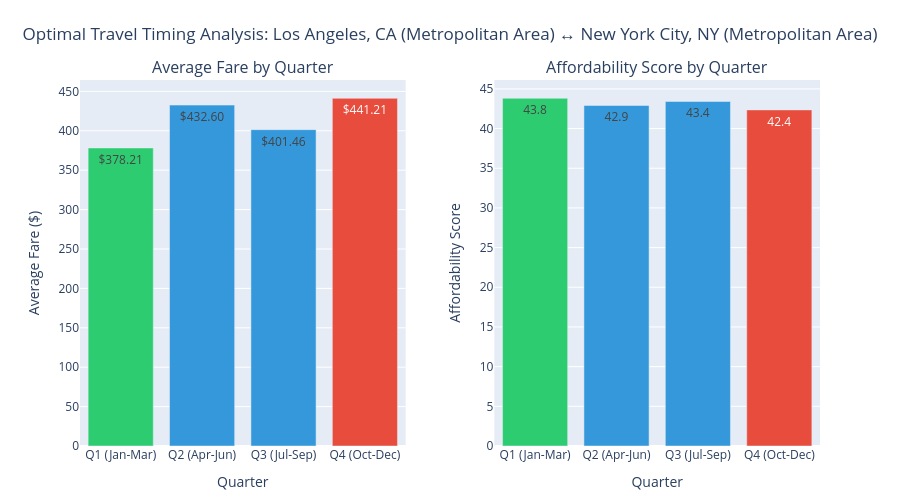

The notebook cell this image was saved under:
### Markdown cell above
## Optimal Booking Window

Identify the best quarters to travel based on historical patterns.

### Code cell
# Filter data for user's specific route
user_route = df_scored[
    ((df_scored['city1'] == my_origin) & (df_scored['city2'] == my_destination))
].copy()

if len(user_route) == 0:
    print(f"No data found for route {my_origin} → {my_destination}")
    print("Please check your origin/destination cities.")
else:
    # Analyze quarterly patterns for this specific route
    route_quarterly = user_route.groupby('quarter').agg({
        'fare': ['mean', 'min', 'max'],
        'affordability_score': 'mean',
        'passengers': 'sum'
    }).reset_index()
    
    route_quarterly.columns = ['Quarter', 'Mean Fare', 'Min Fare', 'Max Fare', 'Avg Score', 'Total Passengers']
    
    quarter_labels = {1: 'Q1\n(Jan-Mar)', 2: 'Q2\n(Apr-Jun)', 3: 'Q3\n(Jul-Sep)', 4: 'Q4\n(Oct-Dec)'}
    route_quarterly['Quarter Label'] = route_quarterly['Quarter'].map(quarter_labels)
    
    # ========================================================================
    # CONDITIONAL LOGIC: Recommendations vs. Cost Estimates
    # ========================================================================
    
    if departure_quarter is None and return_quarter is None:
        # USER DID NOT SPECIFY QUARTERS - PROVIDE RECOMMENDATIONS
        print("\n" + "="*70)
        print(" PERSONALIZED QUARTER RECOMMENDATIONS")
        print(f"    Route: {my_origin} → {my_destination}")
        print("="*70)
        
        best_q = route_quarterly.loc[route_quarterly['Mean Fare'].idxmin()]
        worst_q = route_quarterly.loc[route_quarterly['Mean Fare'].idxmax()]
        savings_potential = worst_q['Mean Fare'] - best_q['Mean Fare']
        
        print(f"\n✅ BEST QUARTER TO TRAVEL: {quarter_labels[best_q['Quarter']].replace(chr(10), ' ')}")
        print(f"   Expected Fare: ${best_q['Mean Fare']:.2f}")
        print(f"   Fare Range: ${best_q['Min Fare']:.2f} - ${best_q['Max Fare']:.2f}")
        print(f"   Affordability Score: {best_q['Avg Score']:.1f}/100")
        
        print(f"\n❌ AVOID: {quarter_labels[worst_q['Quarter']].replace(chr(10), ' ')}")
        print(f"   Expected Fare: ${worst_q['Mean Fare']:.2f}")
        print(f"   💰 Potential Savings: ${savings_potential:.2f} ({savings_potential/worst_q['Mean Fare']*100:.1f}% cheaper)")
        
        print("\n📊 ALL QUARTERS FOR YOUR ROUTE:")
        for _, row in route_quarterly.sort_values('Mean Fare').iterrows():
            marker = "✅" if row['Quarter'] == best_q['Quarter'] else "❌" if row['Quarter'] == worst_q['Quarter'] else "  "
            print(f"   {marker} {quarter_labels[row['Quarter']].replace(chr(10), ' '):20} ${row['Mean Fare']:7.2f}  (Score: {row['Avg Score']:.1f}/100)")
    
    else:
        # USER SPECIFIED QUARTERS - SHOW COST ESTIMATES
        print("\n" + "="*70)
        print(" 💰 YOUR TRAVEL COST ESTIMATE")
        print(f"    Route: {my_origin} → {my_destination}")
        print("="*70)
        
        total_cost = 0
        
        if departure_quarter is not None:
            dep_data = route_quarterly[route_quarterly['Quarter'] == departure_quarter]
            if len(dep_data) > 0:
                dep_fare = dep_data.iloc[0]['Mean Fare']
                dep_score = dep_data.iloc[0]['Avg Score']
                dep_range_low = dep_data.iloc[0]['Min Fare']
                dep_range_high = dep_data.iloc[0]['Max Fare']
                total_cost += dep_fare
                
                print(f"\n✈️  DEPARTURE: {quarter_labels[departure_quarter].replace(chr(10), ' ')}")
                print(f"   Expected Fare: ${dep_fare:.2f}")
                print(f"   Typical Range: ${dep_range_low:.2f} - ${dep_range_high:.2f}")
                print(f"   Affordability: {dep_score:.1f}/100")
            else:
                print(f"\n⚠️  No data for departure in Q{departure_quarter}")
        
        if return_quarter is not None:
            ret_data = route_quarterly[route_quarterly['Quarter'] == return_quarter]
            if len(ret_data) > 0:
                ret_fare = ret_data.iloc[0]['Mean Fare']
                ret_score = ret_data.iloc[0]['Avg Score']
                ret_range_low = ret_data.iloc[0]['Min Fare']
                ret_range_high = ret_data.iloc[0]['Max Fare']
                total_cost += ret_fare
                
                print(f"\n🏠 RETURN: {quarter_labels[return_quarter].replace(chr(10), ' ')}")
                print(f"   Expected Fare: ${ret_fare:.2f}")
                print(f"   Typical Range: ${ret_range_low:.2f} - ${ret_range_high:.2f}")
                print(f"   Affordability: {ret_score:.1f}/100")
            else:
                print(f"\n⚠️  No data for return in Q{return_quarter}")
        
        if total_cost > 0:
            print(f"\n💵 TOTAL ESTIMATED COST: ${total_cost:.2f}")
            
            # Compare to best option
            best_q = route_quarterly.loc[route_quarterly['Mean Fare'].idxmin()]
            if departure_quarter == best_q['Quarter'] or return_quarter == best_q['Quarter']:
                print(f"   ✅ You're traveling in the cheapest quarter!")
            else:
                potential_savings = total_cost - (best_q['Mean Fare'] * 2 if return_quarter is not None and departure_quarter is not None else best_q['Mean Fare'])
                if potential_savings > 0:
                    print(f"   💡 TIP: Traveling in {quarter_labels[best_q['Quarter']].replace(chr(10), ' ')} could save ~${potential_savings:.2f}")
    
    # Visualization
    fig = make_subplots(rows=1, cols=2, 
                        subplot_titles=(f'Average Fare by Quarter', 
                                       'Affordability Score by Quarter'),
                        specs=[[{"type": "bar"}, {"type": "bar"}]],
                        horizontal_spacing=0.12)
    
    # Highlight user's selected quarters
    if departure_quarter is not None or return_quarter is not None:
        colors = []
        for q in route_quarterly['Quarter']:
            if q in [departure_quarter, return_quarter]:
                colors.append('#9b59b6')  # Purple for selected
            elif q == route_quarterly.loc[route_quarterly['Mean Fare'].idxmin(), 'Quarter']:
                colors.append('#2ecc71')  # Green for cheapest
            else:
                colors.append('#3498db')  # Blue for others
    else:
        colors = ['#2ecc71' if x == route_quarterly['Mean Fare'].min() else 
                 '#e74c3c' if x == route_quarterly['Mean Fare'].max() else 
                 '#3498db' for x in route_quarterly['Mean Fare']]
    
    fig.add_trace(
        go.Bar(x=route_quarterly['Quarter Label'], y=route_quarterly['Mean Fare'],
               text=route_quarterly['Mean Fare'], texttemplate='$%{text:.2f}',
               marker_color=colors,
               name='Mean Fare'),
        row=1, col=1
    )
    
    score_colors = ['#2ecc71' if x == route_quarterly['Avg Score'].max() else 
                   '#e74c3c' if x == route_quarterly['Avg Score'].min() else 
                   '#3498db' for x in route_quarterly['Avg Score']]
    
    fig.add_trace(
        go.Bar(x=route_quarterly['Quarter Label'], y=route_quarterly['Avg Score'],
               text=route_quarterly['Avg Score'], texttemplate='%{text:.1f}',
               marker_color=score_colors,
               name='Avg Score'),
        row=1, col=2
    )
    
    fig.update_xaxes(title_text="Quarter", row=1, col=1)
    fig.update_xaxes(title_text="Quarter", row=1, col=2)
    fig.update_yaxes(title_text="Average Fare ($)", row=1, col=1)
    fig.update_yaxes(title_text="Affordability Score", row=1, col=2)
    
    fig.update_layout(
        height=500, 
        showlegend=False, 
        title_text=f"Optimal Travel Timing Analysis: {my_origin} ↔ {my_destination}",
        title_x=0.5,
        title_xanchor='center',
        margin=dict(t=80, b=50)
    )
    fig.show()

### Figure 1 — Plotly figure (JSON) as saved in the notebook; plotly's stock layout.template omitted (floating-point values rounded to 4 significant figures)
{"data": [{"marker": {"color": ["#2ecc71", "#3498db", "#3498db", "#e74c3c"]}, "name": "Mean Fare", "text": [378.2, 432.6, 401.5, 441.2], "texttemplate": "$%{text:.2f}", "type": "bar", "x": ["Q1\n(Jan-Mar)", "Q2\n(Apr-Jun)", "Q3\n(Jul-Sep)", "Q4\n(Oct-Dec)"], "xaxis": "x", "y": [378.2, 432.6, 401.5, 441.2], "yaxis": "y"}, {"marker": {"color": ["#2ecc71", "#3498db", "#3498db", "#e74c3c"]}, "name": "Avg Score", "text": [43.81, 42.91, 43.41, 42.35], "texttemplate": "%{text:.1f}", "type": "bar", "x": ["Q1\n(Jan-Mar)", "Q2\n(Apr-Jun)", "Q3\n(Jul-Sep)", "Q4\n(Oct-Dec)"], "xaxis": "x2", "y": [43.81, 42.91, 43.41, 42.35], "yaxis": "y2"}], "layout": {"annotations": [{"font": {"size": 16}, "showarrow": false, "text": "Average Fare by Quarter", "x": 0.22, "xanchor": "center", "xref": "paper", "y": 1, "yanchor": "bottom", "yref": "paper"}, {"font": {"size": 16}, "showarrow": false, "text": "Affordability Score by Quarter", "x": 0.78, "xanchor": "center", "xref": "paper", "y": 1, "yanchor": "bottom", "yref": "paper"}], "height": 500, "margin": {"b": 50, "t": 80}, "showlegend": false, "title": {"text": "Optimal Travel Timing Analysis: Los Angeles, CA (Metropolitan Area) ↔ New York City, NY (Metropolitan Area)", "x": 0.5, "xanchor": "center"}, "xaxis": {"anchor": "y", "domain": [0, 0.44], "title": {"text": "Quarter"}}, "xaxis2": {"anchor": "y2", "domain": [0.56, 1], "title": {"text": "Quarter"}}, "yaxis": {"anchor": "x", "domain": [0, 1], "title": {"text": "Average Fare ($)"}}, "yaxis2": {"anchor": "x2", "domain": [0, 1], "title": {"text": "Affordability Score"}}}}
